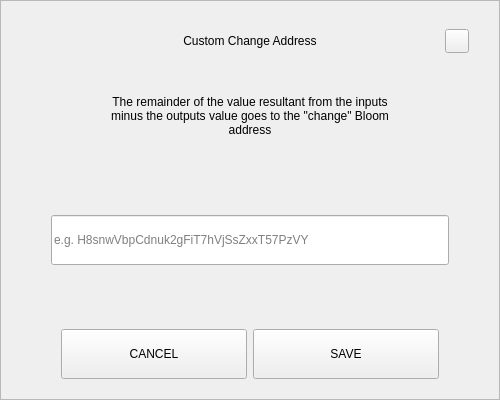
<?xml version="1.0" encoding="UTF-8"?>
<ui version="4.0">
 <class>SendChangeAddressDialog</class>
 <widget class="QDialog" name="SendChangeAddressDialog">
  <property name="geometry">
   <rect>
    <x>0</x>
    <y>0</y>
    <width>500</width>
    <height>400</height>
   </rect>
  </property>
  <property name="windowTitle">
   <string>Dialog</string>
  </property>
  <layout class="QVBoxLayout" name="verticalLayout">
   <property name="spacing">
    <number>0</number>
   </property>
   <property name="leftMargin">
    <number>0</number>
   </property>
   <property name="topMargin">
    <number>0</number>
   </property>
   <property name="rightMargin">
    <number>0</number>
   </property>
   <property name="bottomMargin">
    <number>0</number>
   </property>
   <item>
    <widget class="QFrame" name="frame">
     <property name="styleSheet">
      <string notr="true"/>
     </property>
     <property name="frameShape">
      <enum>QFrame::StyledPanel</enum>
     </property>
     <property name="frameShadow">
      <enum>QFrame::Raised</enum>
     </property>
     <layout class="QVBoxLayout" name="verticalLayout_2" stretch="0,0,0,0,0,0,0">
      <property name="spacing">
       <number>0</number>
      </property>
      <property name="leftMargin">
       <number>30</number>
      </property>
      <property name="topMargin">
       <number>20</number>
      </property>
      <property name="rightMargin">
       <number>30</number>
      </property>
      <property name="bottomMargin">
       <number>20</number>
      </property>
      <item>
       <layout class="QHBoxLayout" name="horizontalLayout_3">
        <property name="spacing">
         <number>0</number>
        </property>
        <item>
         <spacer name="horizontalSpacer_2">
          <property name="orientation">
           <enum>Qt::Horizontal</enum>
          </property>
          <property name="sizeHint" stdset="0">
           <size>
            <width>40</width>
            <height>20</height>
           </size>
          </property>
         </spacer>
        </item>
        <item>
         <widget class="QLabel" name="labelTitle">
          <property name="minimumSize">
           <size>
            <width>0</width>
            <height>40</height>
           </size>
          </property>
          <property name="maximumSize">
           <size>
            <width>16777215</width>
            <height>40</height>
           </size>
          </property>
          <property name="styleSheet">
           <string notr="true">padding-left:24px;</string>
          </property>
          <property name="text">
           <string>Custom Change Address</string>
          </property>
          <property name="alignment">
           <set>Qt::AlignCenter</set>
          </property>
          <property name="margin">
           <number>7</number>
          </property>
         </widget>
        </item>
        <item>
         <spacer name="horizontalSpacer">
          <property name="orientation">
           <enum>Qt::Horizontal</enum>
          </property>
          <property name="sizeHint" stdset="0">
           <size>
            <width>40</width>
            <height>20</height>
           </size>
          </property>
         </spacer>
        </item>
        <item>
         <widget class="QPushButton" name="btnEsc">
          <property name="minimumSize">
           <size>
            <width>24</width>
            <height>24</height>
           </size>
          </property>
          <property name="maximumSize">
           <size>
            <width>24</width>
            <height>24</height>
           </size>
          </property>
          <property name="focusPolicy">
           <enum>Qt::NoFocus</enum>
          </property>
          <property name="text">
           <string/>
          </property>
         </widget>
        </item>
       </layout>
      </item>
      <item>
       <spacer name="verticalSpacer_2">
        <property name="orientation">
         <enum>Qt::Vertical</enum>
        </property>
        <property name="sizeType">
         <enum>QSizePolicy::Fixed</enum>
        </property>
        <property name="sizeHint" stdset="0">
         <size>
          <width>20</width>
          <height>20</height>
         </size>
        </property>
       </spacer>
      </item>
      <item alignment="Qt::AlignHCenter">
       <widget class="QLabel" name="labelMessage">
        <property name="minimumSize">
         <size>
          <width>0</width>
          <height>70</height>
         </size>
        </property>
        <property name="text">
         <string>The remainder of the value resultant from the inputs minus the outputs value goes to the &quot;change&quot; Bloom address</string>
        </property>
        <property name="alignment">
         <set>Qt::AlignCenter</set>
        </property>
        <property name="wordWrap">
         <bool>true</bool>
        </property>
       </widget>
      </item>
      <item>
       <spacer name="verticalSpacer_3">
        <property name="orientation">
         <enum>Qt::Vertical</enum>
        </property>
        <property name="sizeHint" stdset="0">
         <size>
          <width>20</width>
          <height>40</height>
         </size>
        </property>
       </spacer>
      </item>
      <item>
       <layout class="QHBoxLayout" name="horizontalLayout_2">
        <property name="spacing">
         <number>0</number>
        </property>
        <property name="leftMargin">
         <number>20</number>
        </property>
        <property name="rightMargin">
         <number>20</number>
        </property>
        <item>
         <widget class="QLineEdit" name="lineEditAddress">
          <property name="minimumSize">
           <size>
            <width>0</width>
            <height>50</height>
           </size>
          </property>
          <property name="placeholderText">
           <string notr="true">e.g. H8snwVbpCdnuk2gFiT7hVjSsZxxT57PzVY</string>
          </property>
         </widget>
        </item>
       </layout>
      </item>
      <item>
       <spacer name="verticalSpacer">
        <property name="orientation">
         <enum>Qt::Vertical</enum>
        </property>
        <property name="sizeHint" stdset="0">
         <size>
          <width>20</width>
          <height>40</height>
         </size>
        </property>
       </spacer>
      </item>
      <item>
       <layout class="QHBoxLayout" name="horizontalLayout" stretch="2,2">
        <property name="spacing">
         <number>6</number>
        </property>
        <property name="leftMargin">
         <number>30</number>
        </property>
        <property name="rightMargin">
         <number>30</number>
        </property>
        <item>
         <widget class="QPushButton" name="btnCancel">
          <property name="minimumSize">
           <size>
            <width>180</width>
            <height>50</height>
           </size>
          </property>
          <property name="focusPolicy">
           <enum>Qt::NoFocus</enum>
          </property>
          <property name="text">
           <string>CANCEL</string>
          </property>
         </widget>
        </item>
        <item>
         <widget class="QPushButton" name="btnSave">
          <property name="minimumSize">
           <size>
            <width>180</width>
            <height>50</height>
           </size>
          </property>
          <property name="focusPolicy">
           <enum>Qt::NoFocus</enum>
          </property>
          <property name="text">
           <string>SAVE</string>
          </property>
         </widget>
        </item>
       </layout>
      </item>
     </layout>
    </widget>
   </item>
  </layout>
 </widget>
 <resources/>
 <connections/>
</ui>
